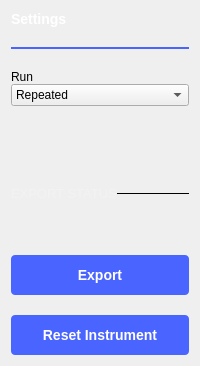
              <widget class="QWidget" name="generalSettings">
               <layout class="QVBoxLayout" name="generalSettingsLayout">
                <property name="spacing">
                 <number>0</number>
                </property>
                <item>
                 <widget class="QLabel" name="label">
                  <property name="styleSheet">
                   <string notr="true">QLabel
{
width: 56px;
height: 17px;
font-family: Arial;
font-size: 14px;
font-weight: bold;
line-height: 16px;
color: #FFFFFF;
}</string>
                  </property>
                  <property name="text">
                   <string>Settings</string>
                  </property>
                 </widget>
                </item>
                <item>
                 <spacer name="verticalSpacer_6">
                  <property name="orientation">
                   <enum>Qt::Vertical</enum>
                  </property>
                  <property name="sizeType">
                   <enum>QSizePolicy::Fixed</enum>
                  </property>
                  <property name="sizeHint" stdset="0">
                   <size>
                    <width>20</width>
                    <height>20</height>
                   </size>
                  </property>
                 </spacer>
                </item>
                <item>
                 <widget class="Line" name="line">
                  <property name="styleSheet">
                   <string notr="true">color: #4A64FF;</string>
                  </property>
                  <property name="frameShadow">
                   <enum>QFrame::Plain</enum>
                  </property>
                  <property name="lineWidth">
                   <number>2</number>
                  </property>
                  <property name="orientation">
                   <enum>Qt::Horizontal</enum>
                  </property>
                 </widget>
                </item>
                <item>
                 <spacer name="verticalSpacer_3">
                  <property name="orientation">
                   <enum>Qt::Vertical</enum>
                  </property>
                  <property name="sizeType">
                   <enum>QSizePolicy::Fixed</enum>
                  </property>
                  <property name="sizeHint" stdset="0">
                   <size>
                    <width>20</width>
                    <height>20</height>
                   </size>
                  </property>
                 </spacer>
                </item>
                <item>
                 <widget class="QLabel" name="label_8">
                  <property name="text">
                   <string>Run</string>
                  </property>
                 </widget>
                </item>
                <item>
                 <widget class="QComboBox" name="cmbRunMode">
                  <item>
                   <property name="text">
                    <string>Repeated</string>
                   </property>
                  </item>
                  <item>
                   <property name="text">
                    <string>Stream</string>
                   </property>
                  </item>
                 </widget>
                </item>
                <item>
                 <spacer name="verticalSpacer_8">
                  <property name="orientation">
                   <enum>Qt::Vertical</enum>
                  </property>
                  <property name="sizeType">
                   <enum>QSizePolicy::Fixed</enum>
                  </property>
                  <property name="sizeHint" stdset="0">
                   <size>
                    <width>20</width>
                    <height>20</height>
                   </size>
                  </property>
                 </spacer>
                </item>
                <item>
                 <spacer name="verticalSpacer_7">
                  <property name="orientation">
                   <enum>Qt::Vertical</enum>
                  </property>
                  <property name="sizeType">
                   <enum>QSizePolicy::Fixed</enum>
                  </property>
                  <property name="sizeHint" stdset="0">
                   <size>
                    <width>20</width>
                    <height>20</height>
                   </size>
                  </property>
                 </spacer>
                </item>
                <item>
                 <spacer name="verticalSpacer">
                  <property name="orientation">
                   <enum>Qt::Vertical</enum>
                  </property>
                  <property name="sizeType">
                   <enum>QSizePolicy::Fixed</enum>
                  </property>
                  <property name="sizeHint" stdset="0">
                   <size>
                    <width>20</width>
                    <height>20</height>
                   </size>
                  </property>
                 </spacer>
                </item>
                <item>
                 <layout class="QVBoxLayout" name="verticalLayout_5" stretch="0,0,0,0">
                  <property name="spacing">
                   <number>0</number>
                  </property>
                  <property name="topMargin">
                   <number>20</number>
                  </property>
                  <item>
                   <layout class="QHBoxLayout" name="horizontalLayout_3">
                    <property name="topMargin">
                     <number>0</number>
                    </property>
                    <property name="bottomMargin">
                     <number>20</number>
                    </property>
                    <item>
                     <widget class="QLabel" name="label_6">
                      <property name="styleSheet">
                       <string notr="true">QLabel {
opacity: 0.2;
font-family: Arial;
font-size: 13px;
line-height: 14px;
color: rgba(255,255,255,50);
}</string>
                      </property>
                      <property name="text">
                       <string>EXPORT STATUS</string>
                      </property>
                     </widget>
                    </item>
                    <item>
                     <widget class="Line" name="line_3">
                      <property name="sizePolicy">
                       <sizepolicy hsizetype="Expanding" vsizetype="Fixed">
                        <horstretch>0</horstretch>
                        <verstretch>0</verstretch>
                       </sizepolicy>
                      </property>
                      <property name="frameShadow">
                       <enum>QFrame::Plain</enum>
                      </property>
                      <property name="orientation">
                       <enum>Qt::Horizontal</enum>
                      </property>
                     </widget>
                    </item>
                   </layout>
                  </item>
                  <item>
                   <widget class="QLabel" name="lblExportStatus">
                    <property name="text">
                     <string/>
                    </property>
                   </widget>
                  </item>
                  <item>
                   <spacer name="verticalSpacer_2">
                    <property name="orientation">
                     <enum>Qt::Vertical</enum>
                    </property>
                    <property name="sizeType">
                     <enum>QSizePolicy::Fixed</enum>
                    </property>
                    <property name="sizeHint" stdset="0">
                     <size>
                      <width>20</width>
                      <height>20</height>
                     </size>
                    </property>
                   </spacer>
                  </item>
                  <item>
                   <widget class="QPushButton" name="btnExport">
                    <property name="styleSheet">
                     <string notr="true">height:40px;
background-color: #4A64FF;
border-radius: 4px;

font-family: Arial;
font-size: 14px;
font-weight: bold;
line-height: 16px;
color: #FFFFFF;</string>
                    </property>
                    <property name="text">
                     <string>Export</string>
                    </property>
                   </widget>
                  </item>
                 </layout>
                </item>
                <item>
                 <spacer name="verticalSpacer_5">
                  <property name="orientation">
                   <enum>Qt::Vertical</enum>
                  </property>
                  <property name="sizeHint" stdset="0">
                   <size>
                    <width>20</width>
                    <height>20</height>
                   </size>
                  </property>
                 </spacer>
                </item>
                <item>
                 <widget class="QPushButton" name="btnResetInstrument">
                  <property name="styleSheet">
                   <string notr="true">height:40px;
background-color: #4A64FF;
border-radius: 4px;

font-family: Arial;
font-size: 14px;
font-weight: bold;
line-height: 16px;
color: #FFFFFF;</string>
                  </property>
                  <property name="text">
                   <string>Reset Instrument</string>
                  </property>
                 </widget>
                </item>
               </layout>
              </widget>
